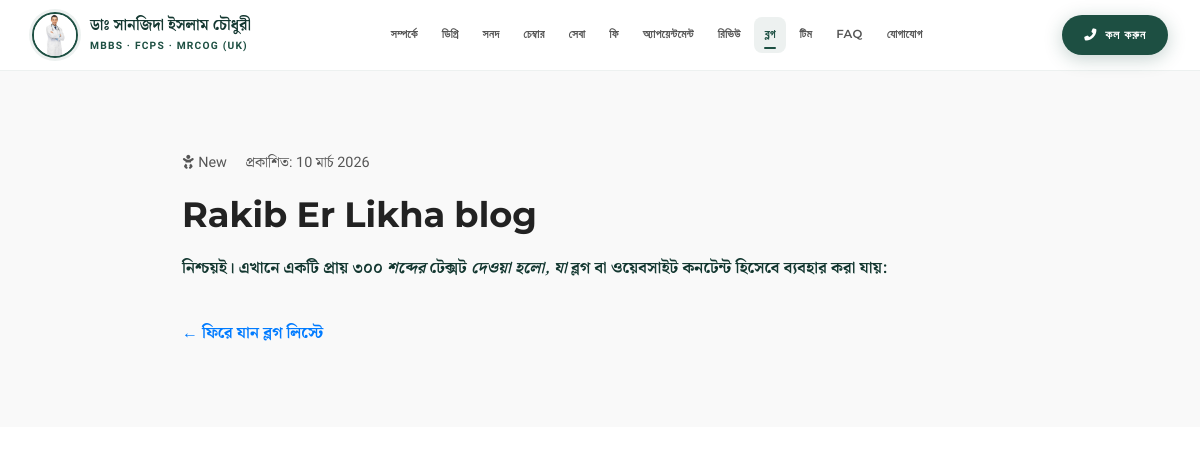
/blog/5/, run on the app's committed database.
### core/models.py (models this page shows, shortened)
class SiteSettings(models.Model):
    doctor_name = models.CharField(max_length=200, default='ডাঃ সানজিদা ইসলাম চৌধুরী')
    doctor_name_en = models.CharField(max_length=200, default='Dr. Sanjida Islam Chowdhury')
    specialty = models.CharField(max_length=200, default='গাইনী ও প্রসূতি বিশেষজ্ঞ')
    degrees = models.CharField(max_length=300, default='MBBS · FCPS · MRCOG (UK)')
    bio = models.TextField(default='')
    phone = models.CharField(max_length=20, default='০১৮১১-২২৩৩৪৪')
    phone_raw = models.CharField(max_length=20, default='+8801811223344')
    whatsapp = models.CharField(max_length=20, default='+8801811223344')
    email = models.EmailField(default='dr.sanjida@example.com')
    facebook_url = models.URLField(blank=True, default='https://facebook.com/dr.sanjida.bd')
    youtube_url = models.URLField(blank=True)
    profile_photo = models.ImageField(upload_to='doctor/', blank=True, null=True)
    profile_photo_url = models.URLField(blank=True, default='https://cdn.sasthyaseba.com/doctors/7410/xoWEh5iyzT9wpngIPNnKbQQiN5AnbUCE8y2hJYpv/dr-sanjida-hossain.jpg')
    years_experience = models.IntegerField(default=22)
    successful_deliveries = models.IntegerField(default=8000)
    google_rating = models.DecimalField(max_digits=3, decimal_places=1, default=4.8)
    google_review_count = models.IntegerField(default=650)
    research_papers = models.IntegerField(default=18)
    booking_fee = models.IntegerField(default=300)
    bkash_number = models.CharField(max_length=20, default='০১৮১১-২২৩৩৪৪')
    nagad_number = models.CharField(max_length=20, default='০১৮১১-২২৩৩৪৪')
    rocket_number = models.CharField(max_length=25, default='০১৮১১২২৩৩৪৪৭')
    map_embed_url = models.TextField(default='', blank=True)
    maps_link = models.URLField(blank=True, default='https://maps.google.com/?q=মিরপুর+ঢাকা')
    meta_title = models.CharField(max_length=200, default='ডাঃ সানজিদা ইসলাম চৌধুরী | গাইনী ও প্রসূতি বিশেষজ্ঞ')
    meta_description = models.TextField(blank=True, default='')
    class Meta:
        verbose_name = 'সাইট সেটিংস'
        verbose_name_plural = 'সাইট সেটিংস'
    def get_profile_photo(self):
        if self.profile_photo:
            return self.profile_photo.url
        return self.profile_photo_url

class BlogPost(models.Model):
    icon_class = models.CharField(max_length=100, default='fas fa-baby')
    category = models.CharField(max_length=100)
    title = models.CharField(max_length=300)
    excerpt = models.TextField()
    full_content = models.TextField(blank=True)
    is_large = models.BooleanField(default=False)
    is_active = models.BooleanField(default=True)
    created_at = models.DateTimeField(auto_now_add=True)
    order = models.IntegerField(default=0)
    class Meta:
        ordering = ['order', '-created_at']
        verbose_name = 'ব্লগ পোস্ট'

### core/views.py (the view)
# urls.py: path('blog/<int:pk>/', views.blog_detail, name='blog_detail_page'),
def blog_detail(request, pk):
    post = get_object_or_404(BlogPost, pk=pk, is_active=True)
    site = SiteSettings.objects.first()  # যদি SiteSettings থাকে
    context = {
        'post': post,
        'site': site,
    }
    return render(request, 'core/blog_detail.html', context)

### core/context_processors.py (called while the page is built)
def site_settings(request):
    try:
        settings = SiteSettings.objects.first()
        if not settings:
            settings = SiteSettings()
    except Exception:
        settings = SiteSettings()
    return {'site': settings}

### templates/core/blog_detail.html (shortened to what this page needs)
{% extends 'base.html' %}
{% block body %}
<header class="header" id="header">
  <div class="header__inner">
    <a href="{% url 'home' %}" class="logo">
      <div class="logo__avatar">
        <img src="{{ site.get_profile_photo }}" alt="{{ site.doctor_name }}" />
      </div>
      <div class="logo__text">
        <strong>{{ site.doctor_name }}</strong>
        <span>{{ site.degrees }}</span>
      </div>
    </a>
    <nav class="nav" id="mainNav">
  <a href="{% url 'home' %}#about" class="nav__link">সম্পর্কে</a>
  <a href="{% url 'home' %}#qualification" class="nav__link">ডিগ্রি</a>
  <a href="{% url 'home' %}#certificates" class="nav__link">সনদ</a>
  <a href="{% url 'home' %}#chamber" class="nav__link">চেম্বার</a>
  <a href="{% url 'home' %}#services" class="nav__link">সেবা</a>
  <a href="{% url 'home' %}#fees" class="nav__link">ফি</a>
  <a href="{% url 'home' %}#appointment" class="nav__link">অ্যাপয়েন্টমেন্ট</a>
  <a href="{% url 'home' %}#reviews" class="nav__link">রিভিউ</a>
  <a href="{% url 'home' %}#blog" class="nav__link active">ব্লগ</a>
  <a href="{% url 'home' %}#team" class="nav__link">টিম</a>
  <a href="{% url 'home' %}#faq" class="nav__link">FAQ</a>
  <a href="{% url 'home' %}#contact" class="nav__link">যোগাযোগ</a>
</nav>
    <a href="tel:{{ site.phone_raw }}" class="header__cta"><i class="fas fa-phone-alt"></i> কল করুন</a>
  </div>
</header>
<section class="blog-detail section" style="padding:80px 0; background:#f9f9f9;">
  <div class="wrap" style="max-width:900px; margin:0 auto;">
    <div class="blog-meta" style="margin-bottom:20px; color:#555; font-size:0.9rem;">
      <span class="blog-category" style="margin-right:15px;">
        <i class="{{ post.icon_class }}"></i> {{ post.category }}
      </span>
      <span class="blog-date">
        প্রকাশিত: {{ post.created_at|date:"d M Y" }}
      </span>
    </div>
    <h1 style="font-size:2.2rem; margin-bottom:20px; color:#222;">{{ post.title }}</h1>
    <div class="blog-content" style="line-height:1.8; font-size:1rem; color:#333;">
      {{ post.full_content|default:post.excerpt|safe }}
    </div>
    <div style="margin-top:40px;">
      <a href="{% url 'home' %}" style="text-decoration:none; color:#007bff; font-weight:600;">← ফিরে যান ব্লগ লিস্টে</a>
    </div>
  </div>
</section>
{% endblock %}

### static/css/style1.css (style rules this page uses)
:root { --primary: #1D4F42; --primary-light: #256152; --primary-dark: #133730; --primary-soft: rgba(29, 79, 66, 0.08); --primary-mid: rgba(29, 79, 66, a0.15); --primary-glow: rgba(29, 79, 66, 0.25); --secondary: #FBBF24; --secondary-dark: #D97706; --secondary-soft: rgba(251, 191, 36, 0.12); --secondary-pale: rgba(251, 191, 36, 0.06); --bg-white: #FFFFFF; --bg-cream: #F9F5F1; --bg-mint: #EEF6F3; --bg-deep: #0F2E27; --text-dark: #333333; --text-mid: #555555; --text-light: #888888; --border: #E5E0D8; --border-green: rgba(29, 79, 66, 0.18); --white: #FFFFFF; --shadow-xs: 0 1px 4px rgba(0,0,0,0.06); --shadow-sm: 0 2px 12px rgba(0,0,0,0.08); --shadow-md: 0 6px 28px rgba(0,0,0,0.10); --shadow-lg: 0 14px 48px rgba(0,0,0,0.12); --shadow-xl: 0 24px 72px rgba(0,0,0,0.15); --shadow-green: 0 8px 32px rgba(29, 79, 66, 0.22); --shadow-amber: 0 8px 32px rgba(251, 191, 36, 0.28); --r-sm: 8px; --r-md: 16px; --r-lg: 24px; --r-xl: 40px; --r-full: 9999px; --t-fast: 0.18s ease; --t-base: 0.3s ease; --t-slow: 0.5s ease; --t-spring: 0.4s cubic-bezier(0.34, 1.56, 0.64, 1); --t-smooth: 0.4s cubic-bezier(0.25, 0.46, 0.45, 0.94); --max-w: 1200px; --section-pad: 80px; }
*, *::before, *::after { box-sizing: border-box; margin: 0; padding: 0; }
html { scroll-behavior: smooth; font-size: 16px; }
body { font-family: 'Hind Siliguri', 'Noto Serif Bengali', sans-serif; background: var(--bg-white); color: var(--text-dark); line-height: 1.7; overflow-x: hidden; }
img { display: block; max-width: 100%; }
a { color: inherit; text-decoration: none; }
h1, h2, h3, h4, h5 { font-family: 'Noto Serif Bengali', 'Montserrat', serif; line-height: 1.25; color: var(--primary-dark); }
.nav__link, .header__cta, .sec-label, .hero__tag, .hero__deg-pill, .hero__num-label, .btn-forest, .btn-ghost, .trust-chip, .tl-year-badge, .tl-type, .cert-link, .ch-area, .ch-badge, .fees-table th, .pbadge, .pay-badge, .book-btn, .wa-btn, .map-cta, .submit-btn, .vid-tag, .blog-cat, .read-more, .team-role, .rev-verified, .faq-icon, .footer__col h5, .footer__contact-col h5, .con-info span, .btn-close-modal, .mob-link { font-family: 'Montserrat', 'Hind Siliguri', sans-serif; }
.wrap { max-width: var(--max-w); margin: 0 auto; padding: 0 32px; position: relative; }
.section { padding: var(--section-pad) 0; position: relative; overflow: hidden; }
.header { position: sticky; top: 0; z-index: 200; background: rgba(255,255,255,0.80); backdrop-filter: blur(18px) saturate(180%); -webkit-backdrop-filter: blur(18px) saturate(180%); border-bottom: 1px solid rgba(29,79,66,0.08); transition: background var(--t-base), box-shadow var(--t-base); }
.header__inner { max-width: var(--max-w); margin: 0 auto; padding: 12px 32px; display: flex; align-items: center; gap: 16px; }
.logo { display: flex; align-items: center; gap: 12px; flex-shrink: 0; }
.logo__avatar { width: 46px; height: 46px; border-radius: 50%; overflow: hidden; border: 2.5px solid var(--primary); box-shadow: 0 0 0 3px var(--primary-soft); flex-shrink: 0; transition: box-shadow var(--t-base); }
.logo__avatar img { width: 100%; height: 100%; object-fit: cover; }
.logo__text strong { display: block; font-family: 'Noto Serif Bengali', serif; font-size: 0.95rem; font-weight: 700; color: var(--primary-dark); line-height: 1.25; }
.logo__text span { display: block; font-size: 0.64rem; font-weight: 600; letter-spacing: 1.2px; color: var(--primary); text-transform: uppercase; margin-top: 2px; }
.nav { display: flex; align-items: center; flex: 1; justify-content: center; flex-wrap: wrap; gap: 2px; }
.nav__link { font-size: 0.73rem; font-weight: 600; letter-spacing: 0.3px; color: var(--text-mid); padding: 8px 11px; border-radius: var(--r-sm); position: relative; transition: color var(--t-base), background var(--t-base); white-space: nowrap; }
.nav__link::after { content: ''; position: absolute; bottom: 4px; left: 50%; right: 50%; height: 2px; background: var(--primary); border-radius: 2px; transition: left var(--t-base), right var(--t-base); }
.nav__link:hover::after, .nav__link.active::after { left: 10px; right: 10px; }
.nav__link:hover, .nav__link.active { color: var(--primary); background: var(--primary-soft); }
.header__cta { flex-shrink: 0; display: inline-flex; align-items: center; gap: 8px; background: var(--primary); color: #fff; padding: 10px 22px; border-radius: var(--r-full); font-size: 0.76rem; font-weight: 700; letter-spacing: 0.8px; text-transform: uppercase; transition: all var(--t-spring); box-shadow: 0 4px 18px var(--primary-glow); }

### data on the page
SiteSettings: get_profile_photo (picture), doctor_name "ডাঃ সানজিদা ইসলাম চৌধুরী", degrees "MBBS · FCPS · MRCOG (UK)"
BlogPost: category "New", created_at "10 মার্চ 2026", title "Rakib Er Likha blog", full_content "নিশ্চয়ই। এখানে একটি প্রায় ৩০০ শব্দের টেক্সট দেওয়া হলো, যা ব্লগ বা ওয়েবসাইট কনটেন্ট হিসেবে ব্যবহার করা যায়:"
